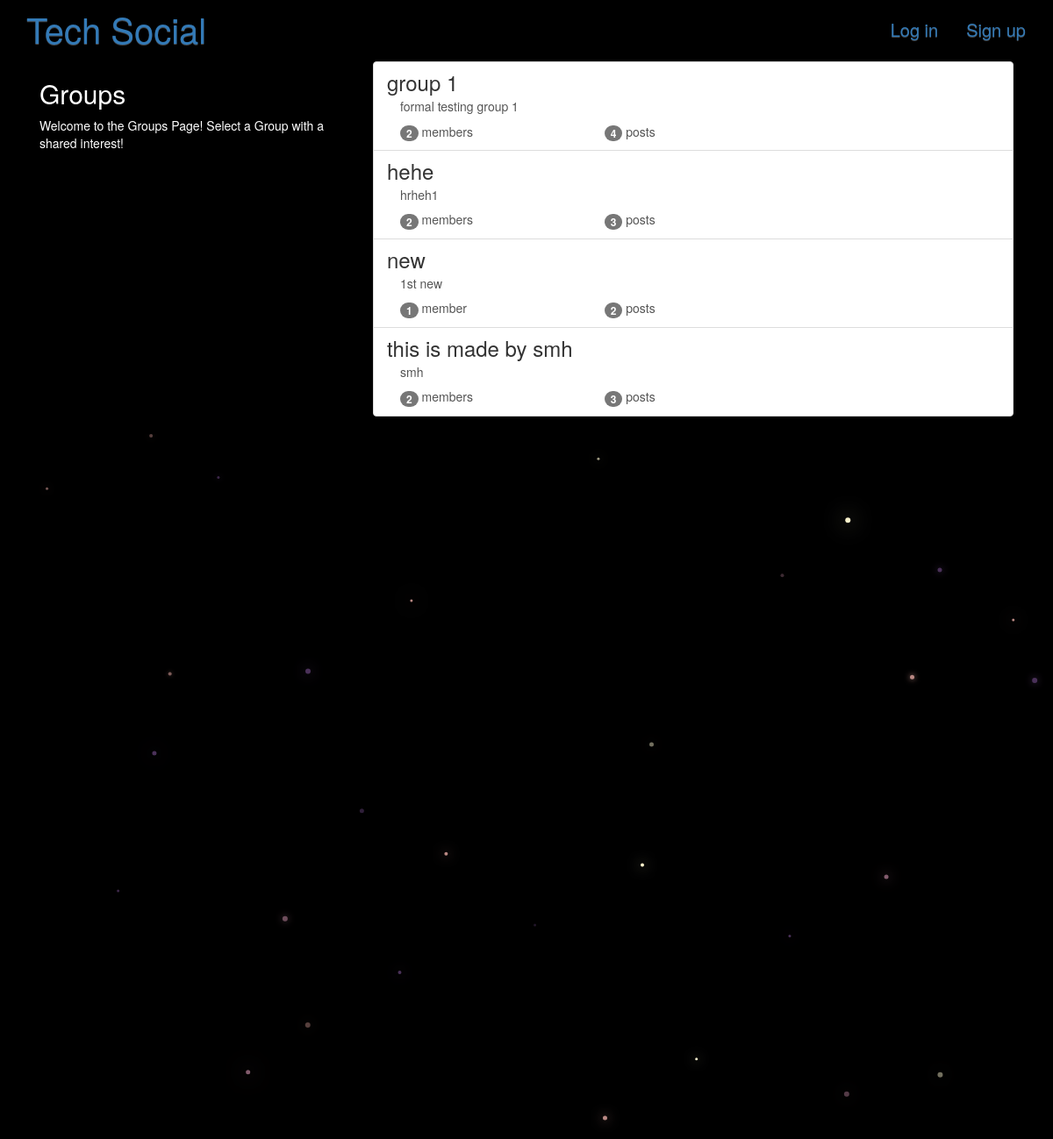
The app's page /groups/ with its own data.
### groups/models.py (models this page shows, shortened)
class Group(models.Model):
    name = models.CharField(max_length=255, unique=True)
    slug = models.SlugField(allow_unicode=True, unique=True)
    description = models.TextField(blank=True, default='')
    description_html = models.TextField(editable=False, default='', blank=True)
    members = models.ManyToManyField(User,through="GroupMember")
    class Meta:
        ordering = ["name"]

### groups/views.py (the view)
class ListGroups(generic.ListView):
    model = Group
    def get_context_data(self, **kwargs):
        context = super().get_context_data(**kwargs)
        return context

### groups/templates/groups/group_list.html (shortened to what this page needs)
{% extends "groups/group_base.html" %}
{% block content %}
<div class="col-md-4">
	<div class="content">
			<h2>Groups</h2>
			<p>Welcome to the Groups Page! Select a Group with a shared interest!</p>
	</div>
</div>
<div class="col-md-8">
	<div class="list-group">
		{% for group in object_list %}
		  <a class="list-group-item" href="{% url 'groups:single' slug=group.slug %}">
			     <h3 class="title list-group-item-heading">{{ group.name }}</h3>
			<div class="list-group-item-text container-fluid">
				{{ group.description_html|safe }}
				<div class="row">
					<div class="col-md-4">
						<span class="badge">{{ group.members.count }}</span> member{{ group.members.count|pluralize }}
					</div>
					<div class="col-md-4">
						<span class="badge">{{ group.posts.count }}</span> post{{ group.posts.count|pluralize }}
					</div>
				</div>
			</div>
		</a>
		{% endfor %}
	</div>
</div>
{% endblock %}

### static/mysite/css/master.css (style rules this page uses)
body { margin: 0; overflow: hidden; background-color: black; color:white; }

### records on screen
Group: name "group 1", description_html "formal testing group 1", members.count "2", posts.count "4"
Group: name "hehe", description_html "hrheh1", members.count "2", posts.count "3"
Group: name "new", description_html "1st new", members.count "1", posts.count "2"
Group: name "this is made by smh", description_html "smh", members.count "2", posts.count "3"
